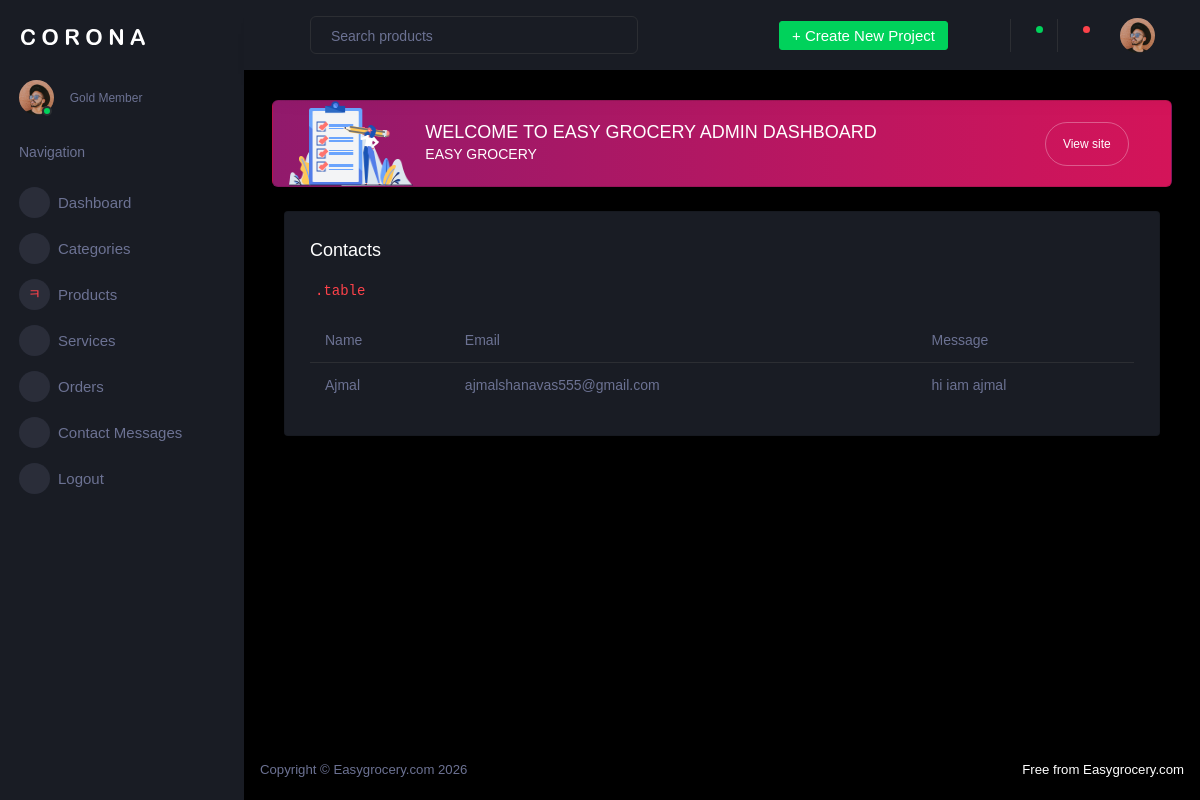
/Store/contact_data/, run on the app's committed database.
### webapp/models.py (models this page shows)
class ContactDb(models.Model):
    Name=models.CharField(max_length=100,null=True,blank=True)
    Email = models.EmailField( null=True, blank=True)
    Message=models.TextField(null=True,blank=True)

### Adminapp/views.py (the view)
# urls.py: path('contact_data/',views.contact_data,name="contact_data"),
def contact_data(request):
    data=ContactDb.objects.all()
    return render(request,"contact_data.html",{'data':data})

### Adminapp/templates/contact_data.html (shortened to what this page needs)
<!DOCTYPE html>
{%  extends 'dashboard.html'   %}
{%   block content   %}
<html lang="en">
<head>
</head>
<body>
<div class="col-lg-12 grid-margin stretch-card">
                <div class="card">
                  <div class="card-body">
                    <h4 class="card-title">Contacts</h4>
                    <p class="card-description">  <code>.table</code>
                    </p>
                    <div class="table-responsive">
                      <table class="table">
                        <thead>
                          <tr>
                            <th>Name</th>
                            <th>Email</th>
                            <th>Message</th>
                          </tr>
                        </thead>
                        <tbody>
                        {% for i in data %}
                         <tr>
                           <td>{{i.Name}}</td>
                           <td>{{i.Email}}</td>
                             <td>{{i.Message}}</td>
                          </tr>
                         {%   endfor   %}
                        </tbody>
                      </table>
                    </div>
                  </div>
                </div>
              </div>
</body>
</html>
{%  endblock   %}

### data on the page
ContactDb: Name "Ajmal", Email "ajmalshanavas555@gmail.com", Message "hi iam ajmal"
